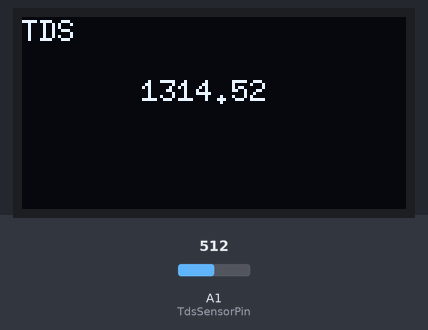
Bench run of a sketch on a simulated Arduino Uno, built with avr-gcc and run on an emulated ATmega328P. Parts: 128×64 one-colour display. The inputs (shaded band) are chosen by the test bench; at power-on: A1 (TdsSensorPin) = 512.

Above: at 1.4 s.
1.5 s: A1 (TdsSensorPin) set to 716
At 3.4 s:
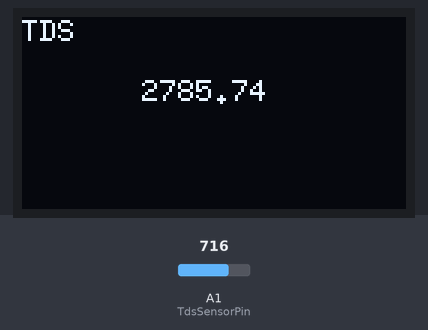
3.9 s: A1 (TdsSensorPin) set to 810
At 5.3 s:
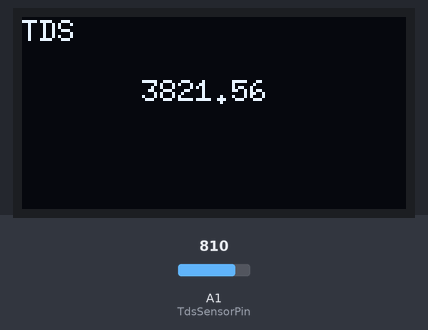
6.3 s: A1 (TdsSensorPin) set to 790
At 8.5 s:
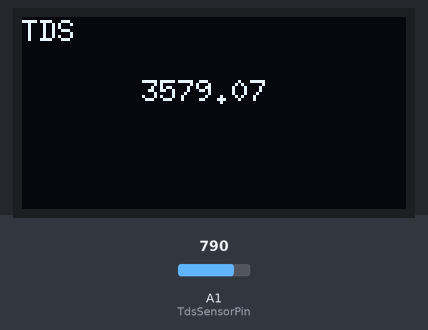
Timing chart, 0 to 10.0 s (numbered marks = the images above; inputs shaded):
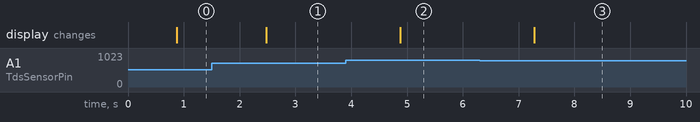

Measured:
- after the input at 1.5 s, the display: changes after 0.97 s (image 1)
- after the input at 3.9 s, the display: changes after 0.98 s (image 2)
- after the input at 6.3 s, the display: changes after 0.98 s (image 3)

The sketch:

TDS_with_screen.ino
```cpp
#define SCREEN_WIDTH 128 // OLED display width, in pixels
#define SCREEN_HEIGHT 64 // OLED display height, in pixels
#include <U8g2lib.h>
#include <Wire.h>
U8G2_SH1106_128X64_NONAME_F_HW_I2C u8g2(U8G2_R0, U8X8_PIN_NONE);

#define TdsSensorPin A1
#define VREF 5.0      // analog reference voltage(Volt) of the ADC
#define SCOUNT  30           // sum of sample point
int analogBuffer[SCOUNT];    // store the analog value in the array, read from ADC
int analogBufferTemp[SCOUNT];
int analogBufferIndex = 0, copyIndex = 0;
float averageVoltage = 0, tdsValue = 0, temperature = 25;

void u8g2_prepare() {
 u8g2.setFont(u8g2_font_6x10_tf);
 u8g2.setFontRefHeightExtendedText();
 u8g2.setDrawColor(1);
 u8g2.setFontPosTop();
 u8g2.setFontDirection(0);
}

void setup()
{
  //Serial.begin(9600);
  pinMode(TdsSensorPin, INPUT);
  u8g2.begin();
  u8g2_prepare();
}

void loop()
{
  u8g2.clearBuffer();
  u8g2.setFont(u8g2_font_6x10_tf);
  u8g2.setFontRefHeightExtendedText();
  u8g2.setDrawColor(1);
  u8g2.setFontPosTop();
  u8g2.setFontDirection(0);
  static unsigned long analogSampleTimepoint = millis();
  if (millis() - analogSampleTimepoint > 40U)  //every 40 milliseconds,read the analog value from the ADC
  {
    analogSampleTimepoint = millis();
    analogBuffer[analogBufferIndex] = analogRead(TdsSensorPin);    //read the analog value and store into the buffer
    analogBufferIndex++;
    if (analogBufferIndex == SCOUNT)
      analogBufferIndex = 0;
  }
  static unsigned long printTimepoint = millis();
  if (millis() - printTimepoint > 800U)
  {
    printTimepoint = millis();
    for (copyIndex = 0; copyIndex < SCOUNT; copyIndex++)
      analogBufferTemp[copyIndex] = analogBuffer[copyIndex];
    averageVoltage = getMedianNum(analogBufferTemp, SCOUNT) * (float)VREF / 1024.0; // read the analog value more stable by the median filtering algorithm, and convert to voltage value
    float compensationCoefficient = 1.0 + 0.02 * (temperature - 25.0); //temperature compensation formula: fFinalResult(25^C) = fFinalResult(current)/(1.0+0.02*(fTP-25.0));
    float compensationVolatge = averageVoltage / compensationCoefficient; //temperature compensation
    tdsValue = (133.42 * compensationVolatge * compensationVolatge * compensationVolatge - 255.86 * compensationVolatge * compensationVolatge + 857.39 * compensationVolatge) * 0.5; //convert voltage value to tds value
    //Serial.print("voltage:");
    //Serial.print(averageVoltage,2);
    //Serial.print("V   ");
    //Serial.print("TDS----Value:");
    //Serial.print(tdsValue);
    //Serial.println("ppm");
    u8g2.drawStr(0, 0, "TDS");
    u8g2.setCursor(40, 20);
    u8g2.print(String(tdsValue));
    u8g2.sendBuffer();
  }
}
int getMedianNum(int bArray[], int iFilterLen)
{
  int bTab[iFilterLen];
  for (byte i = 0; i < iFilterLen; i++)
    bTab[i] = bArray[i];
  int i, j, bTemp;
  for (j = 0; j < iFilterLen - 1; j++)
  {
    for (i = 0; i < iFilterLen - j - 1; i++)
    {
      if (bTab[i] > bTab[i + 1])
      {
        bTemp = bTab[i];
        bTab[i] = bTab[i + 1];
        bTab[i + 1] = bTemp;
      }
    }
  }
  if ((iFilterLen & 1) > 0)
    bTemp = bTab[(iFilterLen - 1) / 2];
  else
    bTemp = (bTab[iFilterLen / 2] + bTab[iFilterLen / 2 - 1]) / 2;
  return bTemp;
}
```
